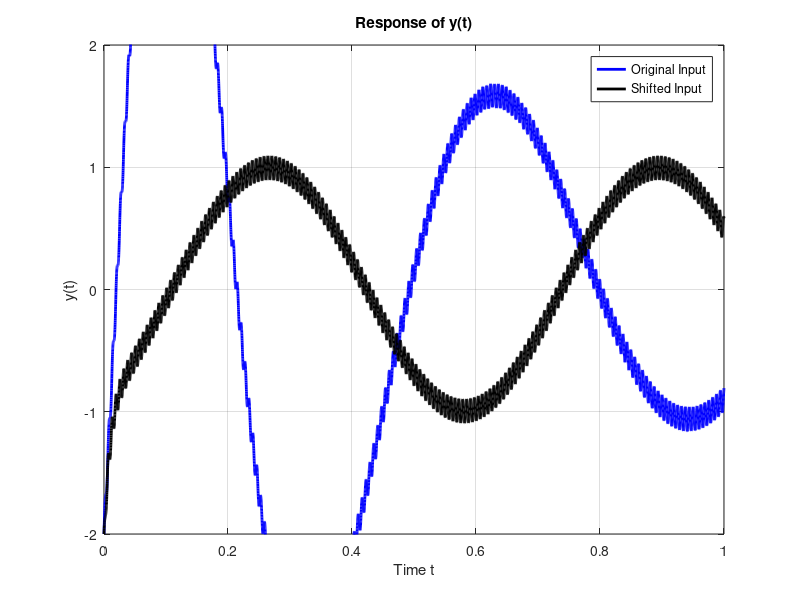

The MATLAB script that drew this image:
    % Define the time vector for solving
tValues = linspace(0, 1, 10000); % 100 points from 0 to 1

% Define the initial condition
initialCondition = -2;

% Define the ODE system for the original equation
odesys = @(t, y) (cos(10*t) + cos(1000*t))*100 - 100*t*y;

% Solve the ODE numerically using ode45
[tSol, ySol] = ode45(odesys, tValues, initialCondition);

% Define the ODE system for the scaled equation
scaled_odesys = @(t, y) (cos(10*(t+1)) + cos(1000*(t+1)))*100 - 100*y;

% Solve the scaled ODE numerically using ode45
[tSolScaled, ySolScaled] = ode45(scaled_odesys, tValues, initialCondition);

% Plot the response
plot(tSol, ySol, 'b', 'LineWidth', 2);
hold on;
plot(tSolScaled, ySolScaled, 'k', 'LineWidth', 2);
xlabel('Time t');
ylabel('y(t)');
title('Response of y(t)');
legend('Original Input', 'Shifted Input');
grid on;
xlim([0, 1]); % Horizontal limits
ylim([-2, 2]); % Vertical limits
